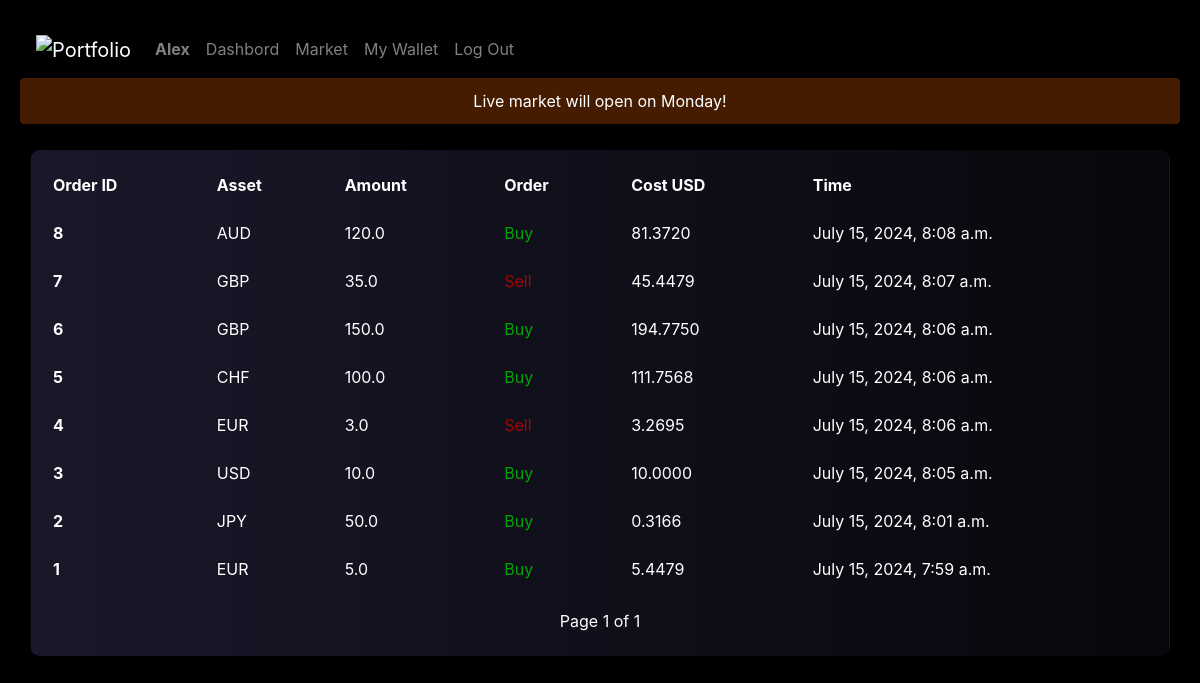
Page /orders (signed in) on the committed database.
### portfolio/models.py (models this page shows, shortened)
class User(AbstractUser):
    pass

class Orders(models.Model):
    id = models.BigAutoField(primary_key=True)
    order_id = models.ForeignKey(Portfolio, on_delete=models.CASCADE)
    type = models.BooleanField() #True(Buy) False(Sell)
    asset = models.CharField(max_length=3)
    value = models.FloatField()
    usd_value = models.FloatField()
    assetval_usd = models.FloatField(default=0 ,editable=False)
    datetime = models.DateTimeField(auto_now_add=True)

### portfolio/views.py (the view)
# urls.py: path("orders", views.history, name="orders"),
def history(request):
    today = datetime.now().strftime('%A')
    if today in ['Saturday', 'Sunday']:
        messages.success(request, f'Live market will open on Monday!')
    account = Portfolio.objects.get(portfolio_id=request.user)
    orders = Orders.objects.filter(order_id=account).order_by('-datetime').all()
    paginator = Paginator(orders, 10)
    page_number = request.GET.get('page')
    page_obj = paginator.get_page(page_number)
    if request.user.id:
        return render(request, "portfolio/history.html", {
                                                        "orders":page_obj
                                                        })
    return render(request, "portfolio/login.html")

### portfolio/templates/portfolio/history.html (shortened to what this page needs)
{% extends "portfolio/layout.html" %}
{% load static %}
{% block body %}
    {% if messages %}
    <div>
        {% for message in messages %}
            <div class="alert alert-{{ message.tags }}">
                {{ message }}
            </div>
        {% endfor %}
    </div>
    {% endif %}
    {% if user.is_authenticated %}
    <div class="container-index">
        <div class="item-index" style="height: auto;">
            <table style="background-color: rgba(255, 255, 255, 0); margin: 10px; overflow: hidden;" class="table table-dark table-borderless">
                <thead>
                    <tr>
                      <th scope="col">Order ID</th>
                      <th scope="col">Asset</th>
                      <th scope="col">Amount</th>
                      <th scope="col">Order</th>
                      <th scope="col">Cost USD</th>
                      <th scope="col">Time</th>
                    </tr>
                  </thead>
                  <tbody>
                    {% for order in orders %}
                    <tr>
                      <th scope="row">{{order.id}}</th>
                      <td>{{order.asset}}</td>
                      <td >{{order.value}}</td>
                      {% if order.type == True %}
                        <td style="color: rgb(4, 163, 4);">Buy</td>
                      {% elif order.type == False %}
                        <td style="color: rgb(163, 4, 4);">Sell</td>
                      {% endif %}
                      <td >{{order.assetval_usd|floatformat:4}}</td>
                      <td >{{order.datetime}}</td>
                    </tr>
                    {% empty %}
                    <tr><td>Nothing to show</td></tr>
                    {% endfor %}
                </tbody>
            </table>
            {% if orders != none %}
            <nav aria-label="Page navigation">
                <ul class="pagination justify-content-center">
                    <li class="page-item">
                        <a class="page-link" >Page {{ orders.number }} of {{ orders.paginator.num_pages }}</a>
                    </li>
                </ul>
            </nav>
            {% endif %}
        </div>
    {% endif %}
{% endblock %}

### portfolio/templates/portfolio/layout.html (shortened to what this page needs)
{% load static %}
<!DOCTYPE html>
<html lang="en">
    <head>
        <link rel="stylesheet" href="https://stackpath.bootstrapcdn.com/bootstrap/4.4.1/css/bootstrap.min.css">
        <link href="{% static 'portfolio/styles.css' %}" rel="stylesheet">
        <link rel="stylesheet" href="https://cdnjs.cloudflare.com/ajax/libs/font-awesome/4.7.0/css/font-awesome.min.css">
    </head>
    <body>
        <nav class="navbar navbar-expand-lg navbar-dark" style="background-color: #00000000;">
            <a class="navbar-brand" href="#">
                <img src="https://res.cloudinary.com/dlb65j6di/image/upload/v1720523094/portfolio-svgrepo-com_qu5trp.svg" alt="Portfolio" width="50" height="50">
            </a>
            <div>
              <ul class="navbar-nav mr-auto">
                {% if user.is_authenticated %}
                    <li class="nav-item">
                        <a class="nav-link" href="{% url 'portfolio' %}"><strong>{{ user.username }}</strong></a>
                    </li>
                    <li class="nav-item">
                        <a class="nav-link" href="{% url 'index' %}">Dashbord</a>
                      </li>
                {% endif %}
                <li class="nav-item">
                    <a class="nav-link" href="{% url 'market' %}">Market</a>
                  </li>
                {% if user.is_authenticated %}
                    <li class="nav-item">
                        <a class="nav-link" href="{% url 'portfolio' %}">My Wallet</a>
                    </li>
                    <li class="nav-item">
                        <a class="nav-link" href="{% url 'logout' %}">Log Out</a>
                    </li>
                {% endif %}
              </ul>
            </div>
          </nav>
        <div class="body">
            {% block body %}
            {% endblock %}
        </div>
    </body>
</html>

### portfolio/static/portfolio/styles.css (style rules this page uses)
body { margin: 20px; color: white; background-color: black; }
.alert { opacity: 0; background-color: #461c00; border-color: #461c00; color: white; text-align: center; max-height: 0; padding: 0 10px; overflow: hidden; animation: fadeIn 1s ease-in-out forwards, stayVisible 3s ease-in-out forwards 2s }
.container-index { display: flex; width: 100%; flex-wrap: wrap; min-width: 400px; position: relative; }
.item-index { background: linear-gradient(to right, #18182a, #07070c); border: 1px solid #44444400; width: 500px; height: 40vb; min-height: 200px; min-width: 200px; flex-grow: 1; flex-basis: 200; margin: 10px; border-radius: 10px; position: relative; overflow: hidden; }
.page-item, .page-link { background-color: #00000000; border: none; }

### rows in the picture
User: username "Alex"
Orders: id "8", asset "AUD", value "120.0", type "Buy", assetval_usd "81.3720", datetime "July 15, 2024, 8:08 a.m."
Orders: id "7", asset "GBP", value "35.0", type "Sell", assetval_usd "45.4479", datetime "July 15, 2024, 8:07 a.m."
Orders: id "6", asset "GBP", value "150.0", type "Buy", assetval_usd "194.7750", datetime "July 15, 2024, 8:06 a.m."
Orders: id "5", asset "CHF", value "100.0", type "Buy", assetval_usd "111.7568", datetime "July 15, 2024, 8:06 a.m."
Orders: id "4", asset "EUR", value "3.0", type "Sell", assetval_usd "3.2695", datetime "July 15, 2024, 8:06 a.m."
Orders: id "3", asset "USD", value "10.0", type "Buy", assetval_usd "10.0000", datetime "July 15, 2024, 8:05 a.m."
Orders: id "2", asset "JPY", value "50.0", type "Buy", assetval_usd "0.3166", datetime "July 15, 2024, 8:01 a.m."
Orders: id "1", asset "EUR", value "5.0", type "Buy", assetval_usd "5.4479", datetime "July 15, 2024, 7:59 a.m."

### other values in the picture
{{ message }} "Live market will open on Monday!"
{{ orders.number }} "1"
{{ orders.paginator.num_pages }} "1"
